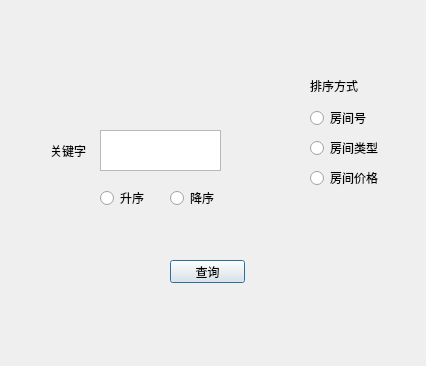
<?xml version="1.0" encoding="UTF-8"?>
<ui version="4.0">
 <class>queryroom</class>
 <widget class="QDialog" name="queryroom">
  <property name="geometry">
   <rect>
    <x>0</x>
    <y>0</y>
    <width>426</width>
    <height>366</height>
   </rect>
  </property>
  <property name="windowTitle">
   <string>Dialog</string>
  </property>
  <widget class="QTextEdit" name="textEdit">
   <property name="geometry">
    <rect>
     <x>100</x>
     <y>130</y>
     <width>121</width>
     <height>41</height>
    </rect>
   </property>
  </widget>
  <widget class="QLabel" name="label">
   <property name="geometry">
    <rect>
     <x>50</x>
     <y>140</y>
     <width>51</width>
     <height>21</height>
    </rect>
   </property>
   <property name="text">
    <string>关键字</string>
   </property>
  </widget>
  <widget class="QPushButton" name="checkButton_4">
   <property name="geometry">
    <rect>
     <x>170</x>
     <y>260</y>
     <width>75</width>
     <height>23</height>
    </rect>
   </property>
   <property name="text">
    <string>查询</string>
   </property>
  </widget>
  <widget class="QRadioButton" name="upButton">
   <property name="geometry">
    <rect>
     <x>100</x>
     <y>190</y>
     <width>51</width>
     <height>16</height>
    </rect>
   </property>
   <property name="text">
    <string>升序</string>
   </property>
  </widget>
  <widget class="QRadioButton" name="downButton_2">
   <property name="geometry">
    <rect>
     <x>170</x>
     <y>190</y>
     <width>51</width>
     <height>16</height>
    </rect>
   </property>
   <property name="text">
    <string>降序</string>
   </property>
  </widget>
  <widget class="QLabel" name="label_2">
   <property name="geometry">
    <rect>
     <x>310</x>
     <y>80</y>
     <width>54</width>
     <height>12</height>
    </rect>
   </property>
   <property name="text">
    <string>排序方式</string>
   </property>
  </widget>
  <widget class="QRadioButton" name="orderidButton_3">
   <property name="geometry">
    <rect>
     <x>310</x>
     <y>110</y>
     <width>89</width>
     <height>16</height>
    </rect>
   </property>
   <property name="text">
    <string>房间号</string>
   </property>
  </widget>
  <widget class="QRadioButton" name="ordertypeButton_4">
   <property name="geometry">
    <rect>
     <x>310</x>
     <y>140</y>
     <width>89</width>
     <height>16</height>
    </rect>
   </property>
   <property name="text">
    <string>房间类型</string>
   </property>
  </widget>
  <widget class="QRadioButton" name="orderpriceButton_5">
   <property name="geometry">
    <rect>
     <x>310</x>
     <y>170</y>
     <width>89</width>
     <height>16</height>
    </rect>
   </property>
   <property name="text">
    <string>房间价格</string>
   </property>
  </widget>
 </widget>
 <resources/>
 <connections/>
</ui>
